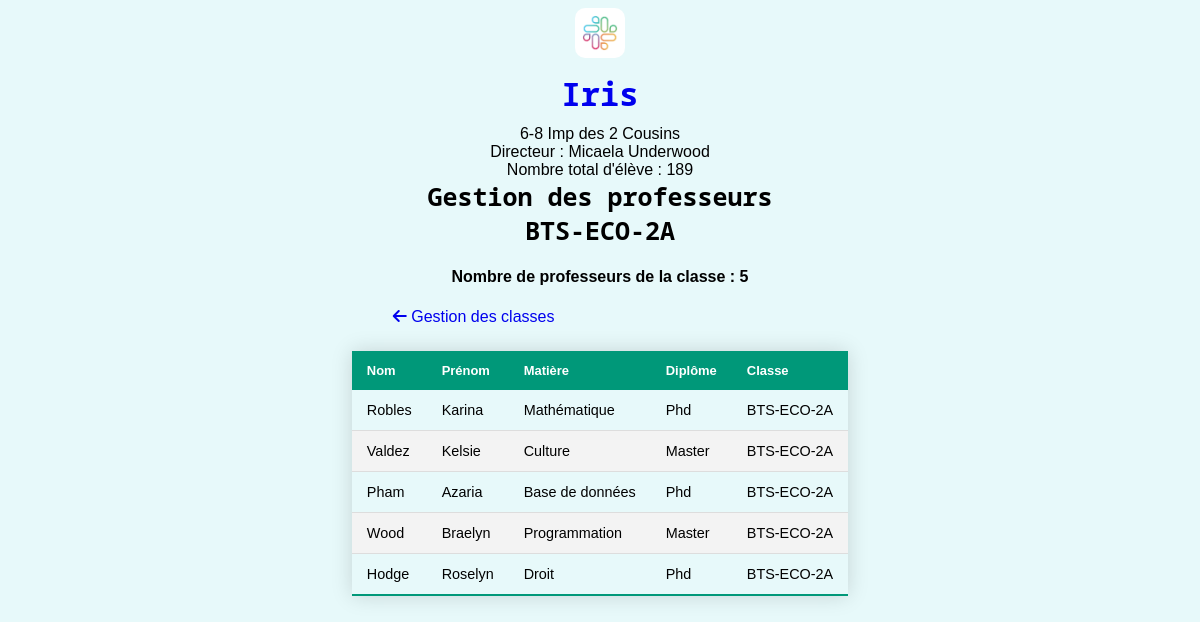
The page /index.php?page=professeur&code_classe=btseco2a on the database its author committed.
### tables this page shows
create table etablissement (
	id_etab int(3) not null auto_increment, 
	nom_etb varchar(128) not null,
	adr_etb varchar(128), 
	num_rue varchar(30), 
	ville_etb varchar(128),
	primary key(id_etab)
);

create table classe(
	code_classe varchar(8) not null,
	nom_classe varchar(128), 
	id_etab int(3) not null,
	primary key(code_classe),
	foreign key (id_etab) references etablissement(id_etab)

);

### controleur/config_db.php (called while the page is built)
<?php
	$serveur = "localhost";
	$bdd ="scolarite";
	$user ="root";
	$mdp ="";
?>

### controleur/config_env.php (called while the page is built)
<?php
	$idEtab = "1";
?>

### controleur/controleur.class.php (called while the page is built)
<?php
	require_once ("modele/modele.class.php");
	class Controleur
	{
		private $unModele ;
		public function __construct ($serveur, $bdd, $user, $mdp){
			$this->unModele= new Modele($serveur, $bdd, $user, $mdp);
		}
		public function selectAll ($chaine = "*", $filtre = "")
		{
			return $this->unModele->selectAll($chaine, $filtre);
		}
		public function setTableOrView ($uneTable)
		{
			$this->unModele->setTableOrView ($uneTable);
		}
		public function count($filtre = "")
		{
			return $this->unModele->count ($filtre);
		}
	}
?>

### modele/modele.class.php (called while the page is built)
<?php
	class Modele
	{
		private $pdo;
		private $uneTable ;
		public function    __construct ($serveur, $bdd, $user, $mdp){
			$this->pdo = null;
			try{
$this->pdo = new PDO("mysql:host=".$serveur.";dbname=".$bdd,$user, $mdp);
			}
			catch (PDOException $exp)
			{
				echo "Erreur de connexion au SGBD";
			}
		}
		public function setTableOrView ($uneTable)
		{
			$this->uneTable =$uneTable;
		}
		public function selectAll ($chaine, $filtre = "")
		{
			$where = "";
			if($filtre != "")
				$where = " where ".$filtre;
			$requete = "select ".$chaine." from  ".$this->uneTable.$where;
			$select = $this->pdo->prepare ($requete);
			$select->execute();
			return $select->fetchAll ();
		}
		public function count($filtre = "")
		{
			$where = "";
			if($filtre != "")
				$where = " where ".$filtre;
			$requete = "select count(*) as count from  ".$this->uneTable.$where;
			$select = $this->pdo->prepare ($requete);
			$select->execute();
			$result =  $select->fetchAll ();
			return strval($result[0]["count"]);
		}
	}
?>

### index.php (the view, shortened to what this page needs)
<?php
	require_once("controleur/controleur.class.php");
	require_once("controleur/config_db.php");
	require_once("controleur/config_env.php");
	$unControleur = new Controleur($serveur, $bdd, $user, $mdp);
	$unControleur->setTableOrView ("ViewInfoEta");
	$infoEta = $unControleur->selectAll("*", "id_etab=".$idEtab)[0];
?>
<!DOCTYPE html>
<html>
<head>
	<link rel="stylesheet" href="css/style.css">
</head>
<body class="index-page">
	<div class="container">
		<div class="title">
			<a href="index.php?page=classe">
				<img class="logo" src="images/logo.png" width="50" height="50">
			</a>
			<a href="index.php?page=classe">
				<h1 class="title_eta"> <?php echo $infoEta["nom_etb"] ?> </h1>
			</a>
		</div>
		<div class="eta-info">
			<div>
				<?php echo $infoEta["num_rue"]." ".$infoEta["adr_etb"] ?>
			</div>
			<div>
				Directeur : <?php echo $infoEta["prenom_user"]." ".$infoEta["nom_user"] ?>
			</div>
			<div>
				Nombre total d'élève : <?php echo $infoEta["count_etudiant"] ?>
			</div>
		</div>
	<?php
		if (isset($_GET['page'])) $page = $_GET['page'];
		else $page = "classe";
		switch($page){
			case "professeur" : require_once("gestion_professeurs.php");
					 break;
		}
	?>
	</div>
</body>
</html>

### gestion_professeurs.php (shortened to what this page needs)
<?php
	$code_classe = "";
	if(isset($_GET["code_classe"]))
	{
		$code_classe = $_GET["code_classe"];
		$unControleur->setTableOrView ("classe");
		$infoClasse = $unControleur->selectAll("*", "id_etab=".$idEtab." and code_classe=\"".$code_classe."\"")[0];
	}
	$unControleur->setTableOrView ("ViewListProf");
	$filter = "id_etab=".$idEtab;
	if($code_classe != "")
		$filter = "id_etab=".$idEtab." and code_classe=\"".$_GET["code_classe"]."\"";
	$count_prof = $unControleur->count($filter);
?>
<div class="child-container">
	<div class="child-info">
		<h3 class="titre_gestion"> Gestion des professeurs <?php echo $infoClasse["nom_classe"]; ?>  </h3>
		<h4>Nombre de professeurs de la classe : <?php echo $count_prof ?> </h4>
	</div>
	<a href="index.php?page=classe"> <i class="fas fa-arrow-left"></i> Gestion des classes</a>
</div>
<?php
	require_once ("vue/vue_select_all_professeurs.php");
?>

### css/style.css (style rules this page uses)
body.index-page { background-color: rgb(231, 249, 250); font-family: sans-serif; }
body.index-page a { text-decoration: none; }
.container { width: 70%; margin-left: auto; margin-right: auto; }
.container .title { width: 10%; margin-left: auto; margin-right: auto; text-align: center; }
.container .eta-info { text-align: center; }
.child-container { width: 50%; margin-left: auto; margin-right: auto; }
.child-container .child-info { text-align: center; }
.logo { border-radius:10px; }
.title_eta { margin-top: 10px; margin-bottom: 10px; font-family: 'Noto Sans Mono', monospace; }
.titre_gestion { font-family: 'Noto Sans Mono', monospace; font-size:25px; margin:0; }

### rows shown on the page
etablissement: nom_etb "Iris", num_rue "6-8", adr_etb "Imp des 2 Cousins"
classe: nom_classe "BTS-ECO-2A"

### other values the page prints
$infoEta["prenom_user"] "Micaela"
$infoEta["nom_user"] "Underwood"
$infoEta["count_etudiant"] "189"
$count_prof "5"
$unProf['nom_user'] "Robles"
$unProf['prenom_user'] "Karina"
$unProf['nom_matiere'] "Mathématique"
$unProf['diplome_user'] "Phd"
$unProf['nom_classe'] "BTS-ECO-2A"
$unProf['nom_user'] "Valdez"
$unProf['prenom_user'] "Kelsie"
$unProf['nom_matiere'] "Culture"
$unProf['diplome_user'] "Master"
$unProf['nom_user'] "Pham"
$unProf['prenom_user'] "Azaria"
